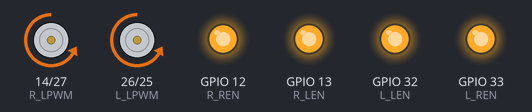
This sketch was run on a simulated ESP32. Parts: motor-driver pin pairs drawn as motors (green arrow = first pin HIGH = forward, orange = second pin HIGH = backward, longer = more drive), output pins drawn as LEDs (lit = HIGH).

Above: at 0.1 s.
At 15.1 s:
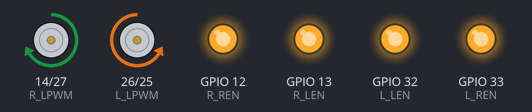
At 25.1 s:
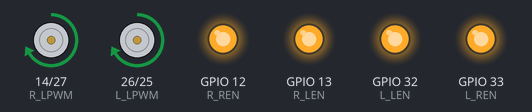
At 38.1 s:
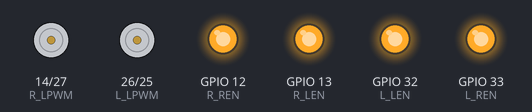
Timing chart, 0 to 39.6 s (numbered marks = the images above):
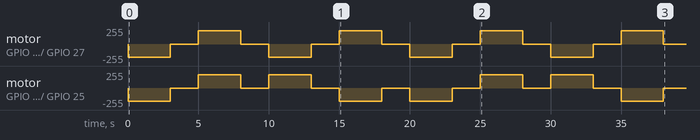

Measured:
- by itself, motor on GPIO 14 (R_LPWM) / GPIO 27 (R_RPWM): repeats every 10.0 s: stopped 2.0 s, forward 200/255 3.0 s, stopped 2.0 s, backward 200/255 3.0 s
- by itself, motor on GPIO 26 (L_LPWM) / GPIO 25 (L_RPWM): stopped → backward 200/255 at 0.00 s, → stopped 3.0 s later, → forward 200/255 2.0 s later, → stopped 3.0 s later, … (16 changes in this stretch)

The sketch:

code.ino
```cpp
// LEFT DRIVER
#define L_RPWM 25
#define L_LPWM 26
#define L_REN 33
#define L_LEN 32

// RIGHT DRIVER
#define R_RPWM 27
#define R_LPWM 14
#define R_REN 12
#define R_LEN 13

void setup() {

pinMode(L_RPWM, OUTPUT);
pinMode(L_LPWM, OUTPUT);
pinMode(L_REN, OUTPUT);
pinMode(L_LEN, OUTPUT);

pinMode(R_RPWM, OUTPUT);
pinMode(R_LPWM, OUTPUT);
pinMode(R_REN, OUTPUT);
pinMode(R_LEN, OUTPUT);

digitalWrite(L_REN, HIGH);
digitalWrite(L_LEN, HIGH);

digitalWrite(R_REN, HIGH);
digitalWrite(R_LEN, HIGH);
}

void loop() {

forward();
delay(3000);

stopMotor();
delay(2000);

backward();
delay(3000);

stopMotor();
delay(2000);

left();
delay(3000);

stopMotor();
delay(2000);

right();
delay(3000);

stopMotor();
delay(2000);

}

// FORWARD
void forward(){
analogWrite(L_RPWM,200);
analogWrite(L_LPWM,0);

analogWrite(R_RPWM,200);
analogWrite(R_LPWM,0);
}

// BACKWARD
void backward(){
analogWrite(L_RPWM,0);
analogWrite(L_LPWM,200);

analogWrite(R_RPWM,0);
analogWrite(R_LPWM,200);
}

// LEFT
void left(){
analogWrite(L_RPWM,0);
analogWrite(L_LPWM,200);

analogWrite(R_RPWM,200);
analogWrite(R_LPWM,0);
}

// RIGHT
void right(){
analogWrite(L_RPWM,200);
analogWrite(L_LPWM,0);

analogWrite(R_RPWM,0);
analogWrite(R_LPWM,200);
}

// STOP
void stopMotor(){
analogWrite(L_RPWM,0);
analogWrite(L_LPWM,0);

analogWrite(R_RPWM,0);
analogWrite(R_LPWM,0);
}
```
